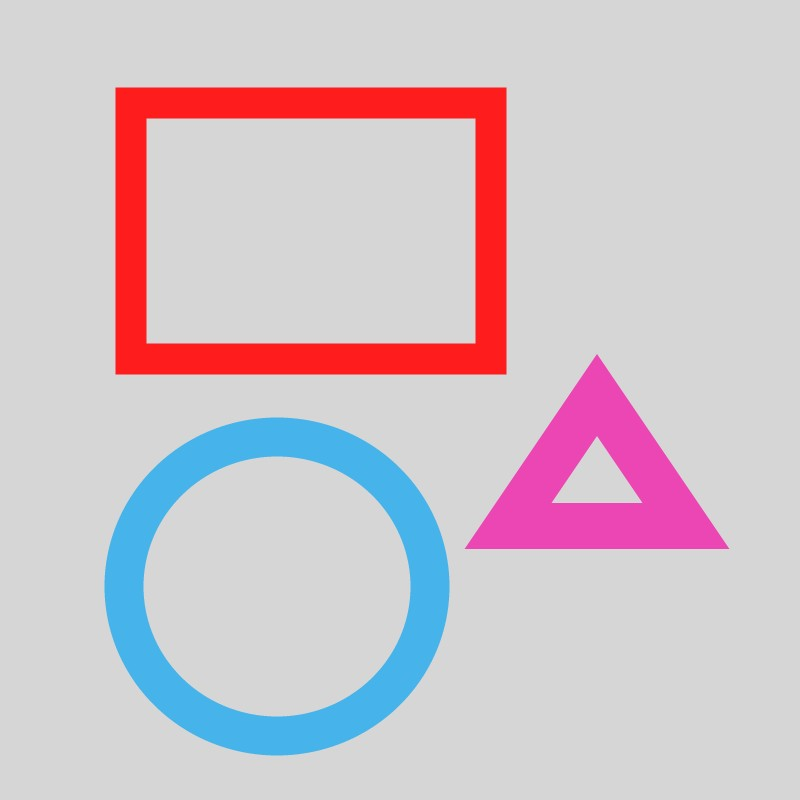
#> input picture test.jpg, 800 x 800 px
$ python contour_methods.py
#> lines starting #> are read from the running program, lines starting #| are printed output that depends on the picture; after the words box and inside, x2 and y2 are one past the last pixel; in counts of white or black regions, pixels touching at a corner belong together
from crypt import methods
import cv2
import numpy as np

image = cv2.imread('test.jpg')
#> image is the input picture: shape (800, 800, 3); mean B, G, R 203, 195.8, 208.8
image = cv2.resize(image, None, fx=0.9, fy=0.9)
#> image: shape (720, 720, 3)

gray = cv2.cvtColor(image, cv2.COLOR_BGR2GRAY)
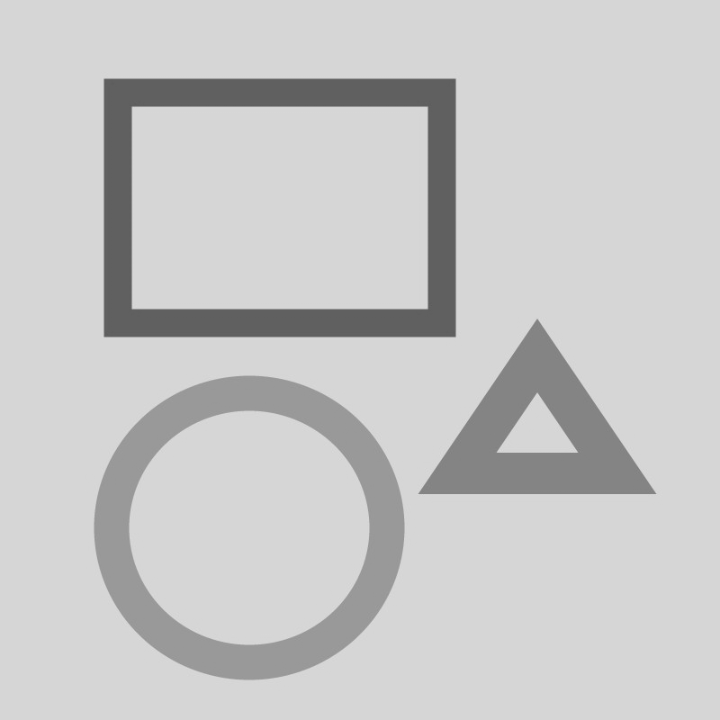
#> gray: shape (720, 720); min 90, max 222, mean 200.5

# convert gray to binary
ret, binary = cv2.threshold(gray, 0, 255, cv2.THRESH_BINARY+cv2.THRESH_OTSU)
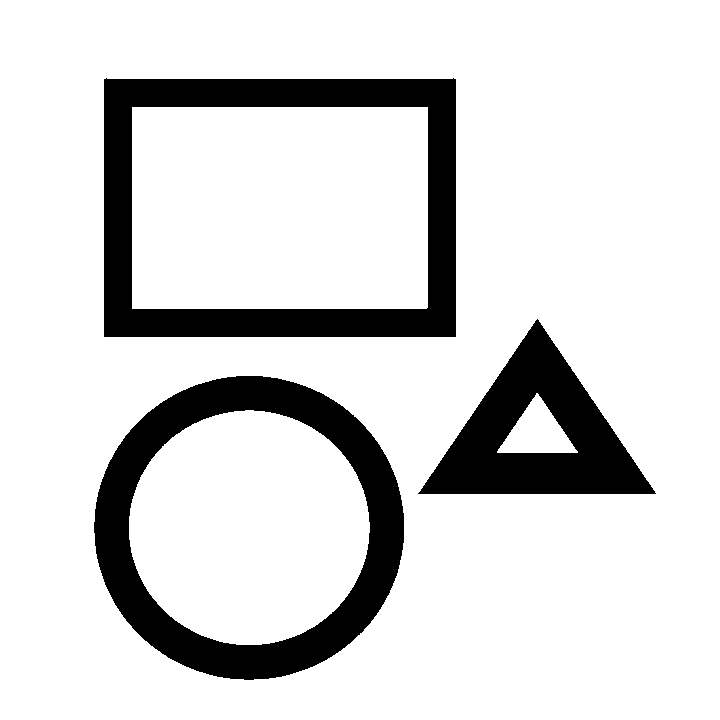
#> binary: shape (720, 720); 84.8% white; 3 black regions
#> ret = 170

# detect contours
contours, hierarchy = cv2.findContours(binary, mode=cv2.RETR_TREE, method=cv2.CHAIN_APPROX_NONE)
#> contours = 7 contours; box (x1, y1, x2, y2) and area: (0, 0, 720, 720) 516961, (103, 77, 457, 338) 91427, (93, 375, 405, 681) 74351, (132, 107, 428, 309) 59294, (129, 410, 370, 645) 44032, (417, 318, 657, 495) 21172, (497, 393, 578, 453) 2400

# visualize data structures
print(f'Length of contours:{len(contours)}')
#| Length of contours:7
print("Here is the hierarchy of contours")
print(hierarchy)
#| [[[-1 -1  1 -1]
#|   [ 3 -1  2  0]
#|   [-1 -1 -1  1]
#|   [ 5  1  4  0]
#|   [-1 -1 -1  3]
#|   [-1  3  6  0]
#|   [-1 -1 -1  5]]]

# draw contours on original image
image_copy = image.copy()
image_copy = cv2.drawContours(image_copy, contours, -1, (0, 255, 255), thickness=2, lineType= cv2.LINE_AA)
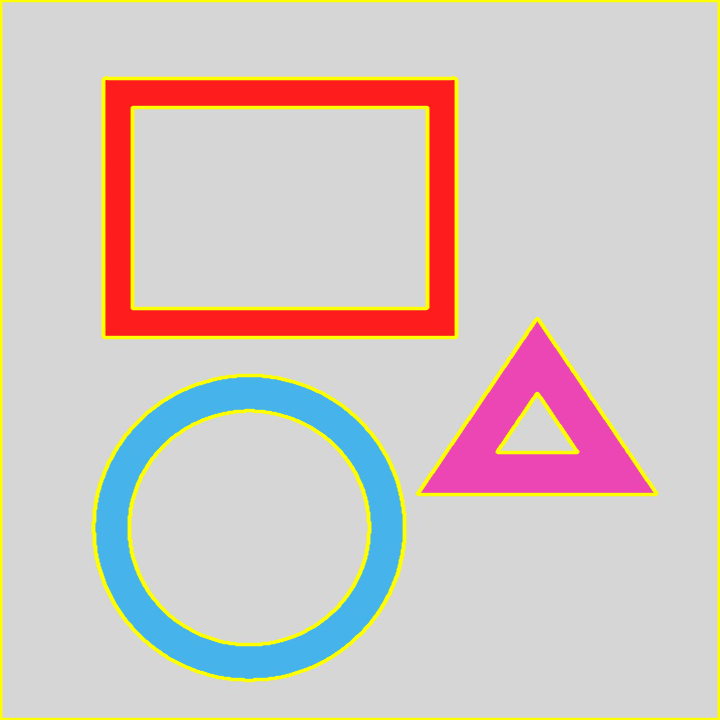
#> image_copy: shape (720, 720, 3); mean B, G, R 193.7, 199.3, 211.3

# visualize image
cv2.imshow('Original', image)
cv2.imshow('Gray', gray)
cv2.imshow('Draw contours', image_copy)
cv2.imshow('Binary', binary)

cv2.waitKey(0)
cv2.destroyAllWindows()
